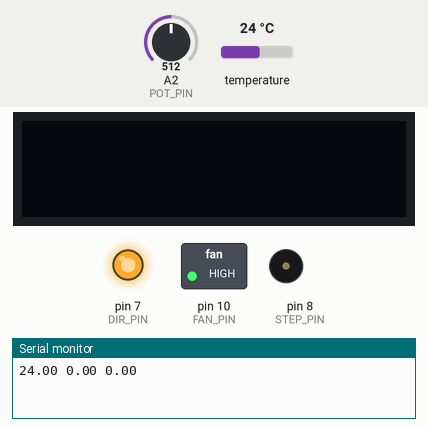
Bench run of a sketch on a simulated Arduino Uno, built with avr-gcc and run on an emulated ATmega328P. On the bench: 128×32 one-colour display, switched loads named in the sketch (green lamp = pin HIGH), output pins drawn as LEDs (lit = HIGH), buzzer (waves = sounding), the last lines printed to the serial monitor. The test bench sets the inputs (shaded band); at power-on: A2 (POT_PIN) = 512, temperature 24 °C.

Above: at 1.2 s.
At 2.2 s:
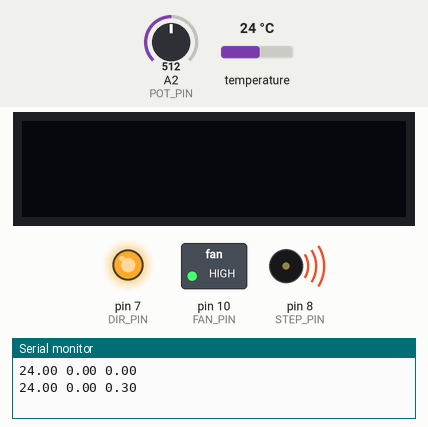
Timing chart, 0 to 3.7 s (numbered marks = the images above):
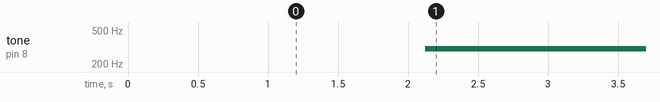

The sketch:

ice3Dprinter.ino
```cpp
/////////////////////////////////////////////////////////////////
//  Autor: Carlos Campos
//  Project: Ice 3D printer
/////////////////////////////////////////////////////////////////
#include <OneWire.h>
#include <SPI.h>
#include <Wire.h>
#include <AutoPID.h>
#include <Adafruit_GFX.h>
#include <Adafruit_SSD1306.h>

#define SCREEN_WIDTH 128 // OLED display width, in pixels
#define SCREEN_HEIGHT 32 // OLED display height, in pixels
#define OLED_RESET     -1 // Reset pin # (or -1 if sharing Arduino reset pin)

#define ONE_WIRE_BUS 12    //Sensors Pins
#define STEP_PIN 8
#define DIR_PIN 7
#define POT_PIN 2
#define FAN_PIN 10

#define OUTPUT_MIN 300
#define OUTPUT_MAX 12000
#define KP 1200
#define KI 7
#define KD 200000

Adafruit_SSD1306 display(SCREEN_WIDTH, SCREEN_HEIGHT, &Wire, OLED_RESET);

char buf[5];

#define N_Sensors 3
byte addr[N_Sensors][8] = {                                   //Temperature sensors have a physical address
  {0x28, 0xFF, 0xF0, 0x30, 0xA2, 0x17, 0x05, 0xA2},
  {0x28, 0xEE, 0x7D, 0x28, 0x2C, 0x15, 0x00, 0xF5},
  {0x28, 0xFF, 0xC1, 0x5F, 0xA2, 0x17, 0x05, 0xE1}
};

float temps[N_Sensors];

double temperature, outputVal;
double setPoint = 5;
AutoPID myPID(&temperature, &setPoint, &outputVal, OUTPUT_MIN, OUTPUT_MAX, KP, KI, KD);

OneWire  ds(ONE_WIRE_BUS);  ////////////// on pin 2 (a 4.7K resistor is necessary)
////////////////////////////////////////Temperature Sensors configuration

long period = 2000;
long onTime = 50;

long lastTime = 100;
float fanOutput = 255;

void setup() {

  startDisplay();

  Serial.begin(9600);
  pinMode(STEP_PIN, OUTPUT);
  pinMode(DIR_PIN, OUTPUT);
  pinMode(FAN_PIN, OUTPUT);
  digitalWrite(FAN_PIN, HIGH);
  digitalWrite(DIR_PIN, HIGH);
  askTemperatures();
  delay(1000);
  //myPID.setBangBang(4);
  myPID.setTimeStep(1000);
}

void loop()
{
  int potVal = analogRead(POT_PIN);
  if (potVal != 0) {
    //    outputVal = map(potVal,0,1023,0,OUTPUT_MAX);
    //    tone(STEP_PIN, outputVal);
    potVal = map(potVal, 0, 1023, -6, 6);
    setPoint = potVal;
  }

  if (millis() - lastTime > 1000) {
    lastTime = millis();
    getTemperatures();
    temperature = temps[2];
    myPID.run();
    tone(STEP_PIN, outputVal);
    askTemperatures();

    refreshDisplay();
  }
}


void askTemperatures() {
  /////////////Ask for temperatures
  ds.reset();
  ds.skip();
  ds.write(0x44, 1);
  ////////////// Wait/////////////
}

///////////////////get Temperatures
void getTemperatures() {

  byte data[12];

  for (int j = 0; j < N_Sensors; j++) {
    ds.reset();
    ds.select(addr[j]);
    ds.write(0xBE);                     // Read Scratchpad
    for (int i = 0; i < 9; i++) {           // we need 9 bytes
      data[i] = ds.read();
    }
    int16_t raw = (data[1] << 8) | data[0];
    temps[j] = (float)raw / 16.0;
    //Serial.print(temps[j]);
    //Serial.print("\t");
  }
  //Serial.println();
}
/////////////////////get Temperatures


void refreshDisplay() {
  refreshSerial();
  //refreshOLED();
  //refreshAlterOLED();
}

void refreshSerial() {
  Serial.print(temps[2]);
  Serial.print(" ");
  Serial.print(setPoint);
  Serial.print(" ");
  Serial.print(outputVal / 1000);
  Serial.print("\n");
}

//void refreshOLED() {
//  display.setTextSize(1);      // Normal 1:1 pixel scale
//  display.setTextColor(WHITE); // Draw white text
//  display.cp437(true);         // Use full 256 char 'Code Page 437' font
//
//  display.clearDisplay();
//  display.setCursor(0, 0);
//  display.print("ST=");
//  display.println(setPoint);
//  display.print("T0=");
//  display.println(temps[0]);
//  display.print("T1=");
//  display.println(temps[1]);
//  display.print("T2=");
//  display.println(temps[2]);
//
//  display.setCursor(64, 8);
//  display.print("pO=");
//  display.print(pumpOutput / 255);
//  display.setCursor(64, 16);
//  display.print("fO=");
//  display.print(fanOutput / 255);
//
//  display.display();
//}

void refreshAlterOLED() {
  display.setTextSize(4);      // Normal 1:1 pixel scale
  display.setTextColor(WHITE); // Draw white text
  display.cp437(true);         // Use full 256 char 'Code Page 437' font

  display.clearDisplay();
  display.setCursor(0, 0);
  display.print(temps[0]);
  display.display();
}

void displayLogo(void) {
  display.clearDisplay();

  display.setTextSize(1);      // Normal 1:1 pixel scale
  display.setTextColor(WHITE); // Draw white text
  display.cp437(true);         // Use full 256 char 'Code Page 437' font

  display.setCursor(10, 0);
  display.setTextSize(2); // Draw 2X-scale text
  display.println(F("   El \nIceOPrinto"));

  display.display();
  delay(2000);
}

void startDisplay() {
  // SSD1306_SWITCHCAPVCC = generate display voltage from 3.3V internally
  if (!display.begin(SSD1306_SWITCHCAPVCC, 0x3C)) { // Address 0x3C for 128x32
    Serial.println(F("SSD1306 allocation failed"));
    for (;;); // Don't proceed, loop forever
  }
  //displayLogo();
}
```

Measured:
- by itself, tone on pin 8 (STEP_PIN): silent → 300 Hz at 2.1 s
